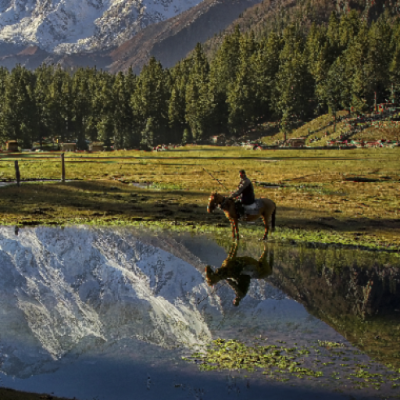
#> input picture data/div_000005.png, 400 x 400 px
$ python image_patchify.py
#> lines starting #> are read from the running program, lines starting #| are printed output that depends on the picture; after the words box and inside, x2 and y2 are one past the last pixel; in counts of white or black regions, pixels touching at a corner belong together
import numpy as np
import cv2
import matplotlib.pyplot as plt

def pad_image(image, padding_size, borderType=cv2.BORDER_REFLECT_101):
    """Symmetrically pad image according to specified padding size."""
    padded_image = cv2.copyMakeBorder(
        image,
        top=padding_size,
        bottom=padding_size,
        left=padding_size,
        right=padding_size,
        borderType=borderType
    )
    return padded_image

def create_blending_mask(patch_size, blending_pad, padding_size):
    """Create a blending mask for smooth transitions near patch borders."""
    h, w = patch_size
    mask = np.ones((h, w), dtype=np.float32)

    if blending_pad > 0:
        ramp = np.linspace(0, 1, blending_pad)
        # Top
        mask[:blending_pad, :] *= ramp[:, None]
        # Bottom
        mask[-blending_pad:, :] *= ramp[::-1, None]
        # Left
        mask[:, :blending_pad] *= ramp[None, :]
        # Right
        mask[:, -blending_pad:] *= ramp[None, ::-1]

    mask = pad_image(mask, padding_size, cv2.BORDER_CONSTANT)

    return mask

def split_image_into_patches(image, patch_size=(256, 256), stride=128, padding_size=32, blending_pad=32):
    """
    Split image into overlapping patches with blending masks and adjustable padding.
    """
    padded_image = pad_image(image, padding_size)

    img_h, img_w = padded_image.shape[:2]
    patch_h, patch_w = patch_size
    patch_h = patch_h + padding_size * 2
    patch_w = patch_w + padding_size * 2
    patches = []
    masks = []
    positions = []

    blending_mask = create_blending_mask(patch_size, blending_pad, padding_size)

    for y in range(0, img_h - patch_h + 1 + 2 * padding_size, stride):
        for x in range(0, img_w - patch_w + 1 + 2 * padding_size, stride):
            patch = padded_image[y:y + patch_h, x:x + patch_w]
            patches.append(patch)
            masks.append(blending_mask)
            # Position relative to the original (non-padded) image
            orig_x = x - padding_size + patch_w // 2
            orig_y = y - padding_size + patch_h // 2
            positions.append((orig_x, orig_y))

    return patches, masks, positions

def visualize_patches(image, patches, masks, positions, patch_size, stride, padding_size):
    """Visualize original image, patch positions, and ALL patches."""
    import math
    # ==========================
    # Now plot ALL patches nicely
    # ==========================
    num_patches = len(patches)
    cols = 6  # Number of columns you want (adjustable)
    rows = math.ceil(num_patches / cols)

    fig, axes = plt.subplots(rows, cols, figsize=(3 * cols, 3 * rows))

    if rows == 1:
        axes = np.expand_dims(axes, axis=0)  # make sure axes is 2D

    for idx, patch in enumerate(patches):
        r = idx // cols
        c = idx % cols
        axes[r, c].imshow(patch)
        axes[r, c].set_title(f"{positions[idx][0]} {positions[idx][1]}")

    # Hide any unused subplots
    for i in range(num_patches, rows * cols):
        r = i // cols
        c = i % cols

    plt.tight_layout()


    # (Optional) show a blending mask separately
    plt.figure(figsize=(4, 4))
    plt.imshow(masks[0], cmap='gray')
    plt.title('Sample Blending Mask')
    plt.show()

def merge_patches(patches, masks, positions, image_size, patch_size=(256, 256), padding_size=32):
    """
    Merge patches back into a full image using blending masks.

    Args:
        patches (list of np.ndarray): List of image patches.
        masks (list of np.ndarray): List of blending masks.
        positions (list of (x, y)): List of patch centers relative to original (unpadded) image.
        image_size (tuple): (height, width) of the original image (before padding).
        patch_size (tuple): (height, width) of the patch (without padding).
        padding_size (int): Size of padding used when extracting patches.

    Returns:
        merged_image (np.ndarray): The reconstructed full image.
    """
    img_h, img_w = image_size
    out_h = img_h + 2 * padding_size
    out_w = img_w + 2 * padding_size
    patch_h, patch_w = patch_size
    patch_h = patch_h + padding_size * 2
    patch_w = patch_w + padding_size * 2

    # Initialize accumulation arrays
    merged_image = np.zeros((out_h, out_w, patches[0].shape[2]), dtype=np.float32)
    weight_sum = np.zeros((out_h, out_w, 1), dtype=np.float32)

    for patch, mask, (center_x, center_y) in zip(patches, masks, positions):
        # Recover the top-left corner of patch (relative to padded image)
        top_left_x = center_x - patch_w // 2 + padding_size
        top_left_y = center_y - patch_h // 2 + padding_size

        # Add patch weighted by mask
        merged_image[top_left_y:top_left_y+patch_h, top_left_x:top_left_x+patch_w] += patch * mask[..., None]
        weight_sum[top_left_y:top_left_y+patch_h, top_left_x:top_left_x+patch_w] += mask[..., None]

    # Avoid division by zero
    weight_sum = np.clip(weight_sum, 1e-6, None)
    merged_image /= weight_sum

    # Remove padding to get back to original image size
    merged_image = merged_image[padding_size:padding_size+img_h, padding_size:padding_size+img_w]
    merged_image = merged_image.astype(np.uint8)

    return merged_image


# Example usage
if __name__ == "__main__":
    # Load an image
    img = cv2.imread('./data/div_000005.png')  # Replace with your image path
#> img is the input picture: shape (400, 400, 3); mean B, G, R 65.6, 80.9, 82.3
    img = cv2.cvtColor(img, cv2.COLOR_BGR2RGB)
    image_size = [512, 512]
    img = cv2.resize(img, image_size)
#> img: shape (512, 512, 3)

    # Parameters
    patch_size = [256] * 2
    stride = patch_size[0] // 2
    padding_size = 32   # independent padding size
    blending_pad = patch_size[0] // 2   # blending area size

    patches, masks, positions = split_image_into_patches(img, patch_size, stride, padding_size, blending_pad)
#> in pad_image, `padded_image = cv2.copyMakeBorder( image, top=padding_size, bottom=pad..`:
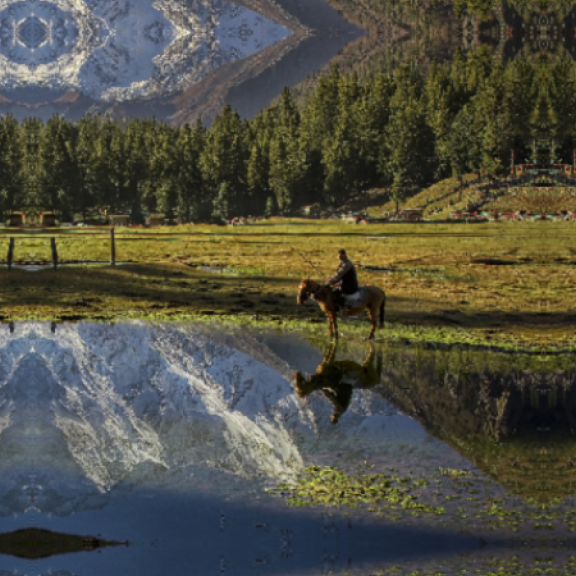
#> padded_image: shape (576, 576, 3); mean R, G, B 79.8, 79.3, 66.6
#> after the loop in split_image_into_patches, `for y in range(0, img_h - patch_h + 1 + 2 * padding_size, stride):`: masks = 9 items; positions = [(128, 128), (256, 128), (384, 128), (128, 256), (256, 256), (384, 256), (128, 384), (256, 384), (384, 384)]
#> patches = 9 items; masks = 9 items

    print(f"Number of patches: {len(patches)}")
#| Number of patches: 9
    print(f"First patch position (relative to original image): {positions[0]}")
#| First patch position (relative to original image): (128, 128)
    print(f"Patch size: {patches[0].shape}, Mask size: {masks[0].shape}")
#| Patch size: (320, 320, 3), Mask size: (320, 320)

    merged_image = merge_patches(patches, masks, positions, image_size, patch_size, padding_size)
#> the loop in merge_patches, `for patch, mask, (center_x, center_y) in zip(patches, masks, positions):` made 9 passes
#> (center_x, center_y, top_left_x, top_left_y) on passes 1 to 9: (128, 128, 0, 0), (256, 128, 128, 0), (384, 128, 256, 0), (128, 256, 0, 128), (256, 256, 128, 128), (384, 256, 256, 128), (128, 384, 0, 256), (256, 384, 128, 256), (384, 384, 256, 256)
#> after the loop in merge_patches, `for patch, mask, (center_x, center_y) in zip(patches, masks, positions):`:
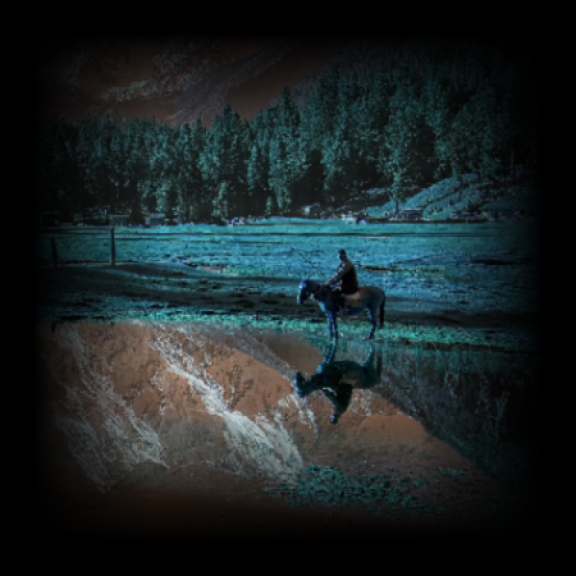
#> merged_image: shape (576, 576, 3) float32; mean of channels 0, 1, 2 37.9, 36.6, 27.6; drawn as B, G, R
#> after the loop in merge_patches, `for patch, mask, (center_x, center_y) in zip(patches, masks, positions):`:
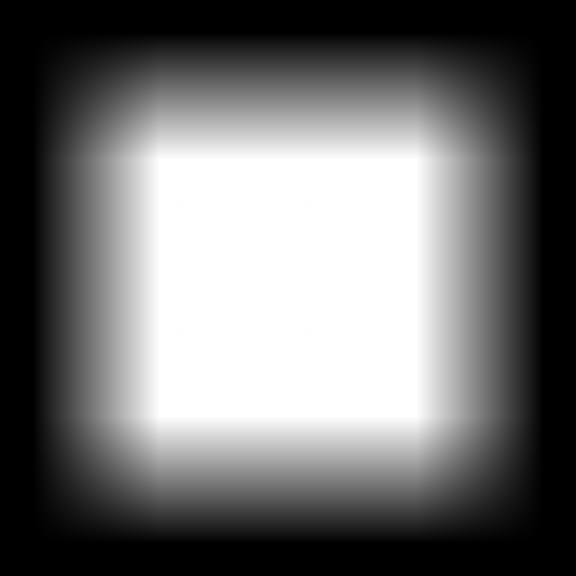
#> weight_sum: shape (576, 576, 1) float32; min 0, max 1, mean 0.444
#> in merge_patches, `merged_image /= weight_sum`:
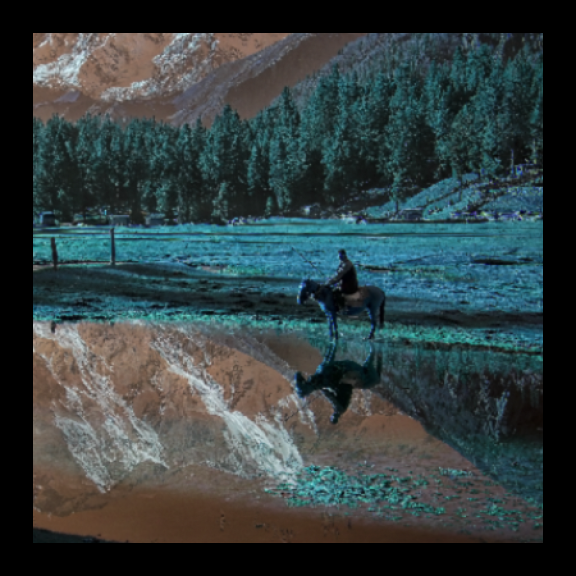
#> merged_image: shape (576, 576, 3) float32; mean of channels 0, 1, 2 64.5, 63.4, 51.3; drawn as B, G, R
#> in merge_patches, `merged_image = merged_image[padding_size:padding_size+img_h, padding_s..`:
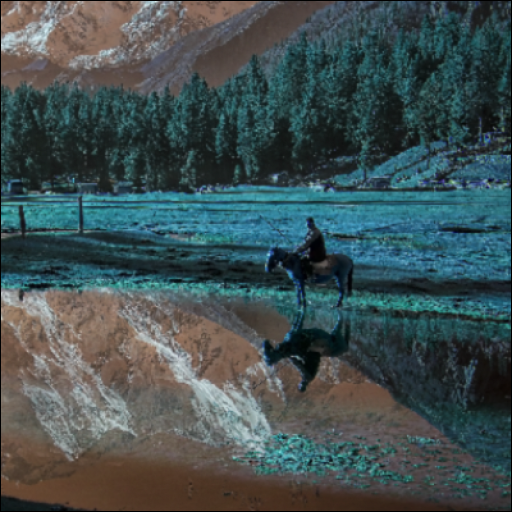
#> merged_image: shape (512, 512, 3) float32; mean of channels 0, 1, 2 81.6, 80.3, 65; drawn as B, G, R

    # Visualization
    visualize_patches(img, patches, masks, positions, patch_size, stride, padding_size)
#> in visualize_patches, `num_patches = len(patches)`: num_patches = 9
#> in visualize_patches, `rows = math.ceil(num_patches / cols)`: rows = 2
#> the loop in visualize_patches, `for idx, patch in enumerate(patches):` made 9 passes
#> (r, c) on passes 1 to 9: (0, 0), (0, 1), (0, 2), (0, 3), (0, 4), (0, 5), (1, 0), (1, 1), (1, 2)
#> in visualize_patches, `plt.show()`:
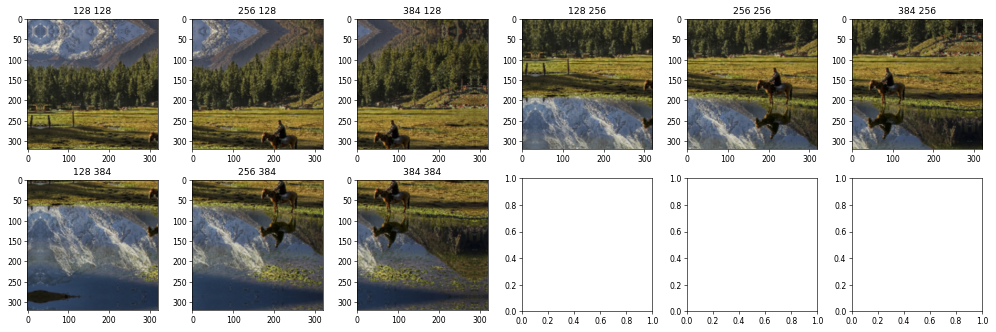
#> figure drawn by matplotlib, 9 panels
#> in visualize_patches, `plt.show()`:
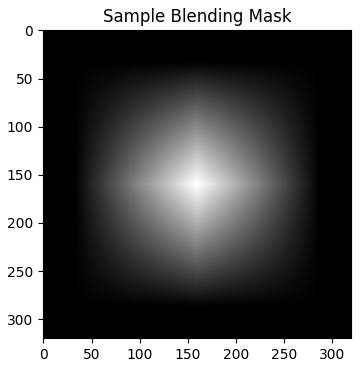
#> figure drawn by matplotlib, 1 panel
    # (Optional) show a blending mask separately
    plt.figure(figsize=(4, 4))
    plt.imshow(merged_image)
    plt.title('Merged image')
    plt.show()

$ run again, with data/div_0.png copied over data/div_000005.png
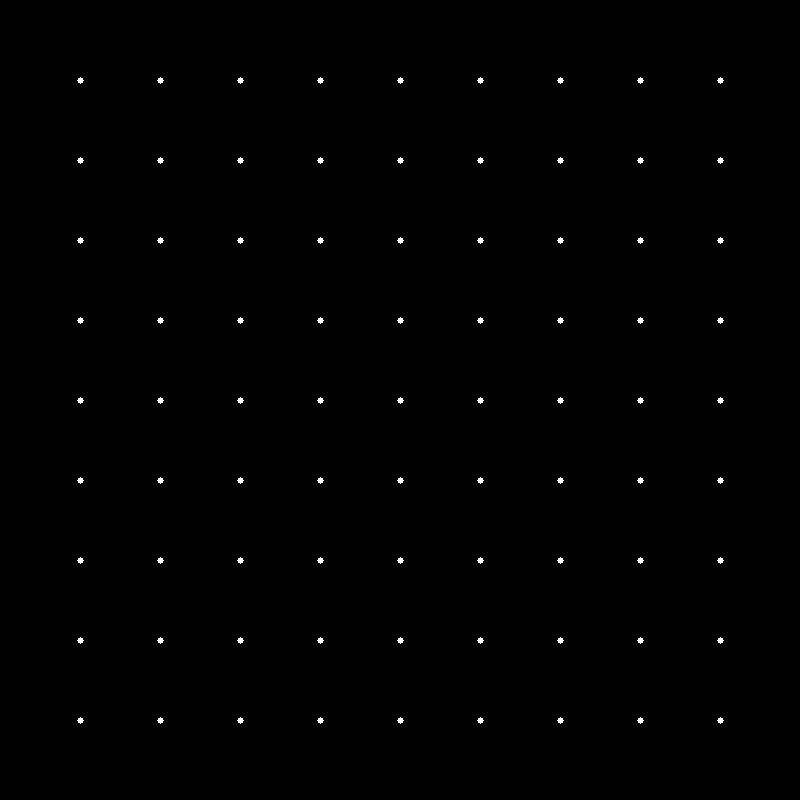
#> input picture data/div_0.png, 800 x 800 px
#> img is the input picture: shape (800, 800, 3); 0.37% white; 81 white regions, largest, box (x1, y1, x2, y2) and area: (77, 77, 84, 84) 29, (157, 77, 164, 84) 29, (237, 77, 244, 84) 29
#> img: shape (512, 512, 3)
#> after the loop in split_image_into_patches, `for y in range(0, img_h - patch_h + 1 + 2 * padding_size, stride):`: masks = 9 items; positions = [(128, 128), (256, 128), (384, 128), (128, 256), (256, 256), (384, 256), (128, 384), (256, 384), (384, 384)]
#> `patches, masks, positions = split_image_into_patches(img, patch_size, ..`: patches = 9 items
#| Number of patches: 9
#| First patch position (relative to original image): (128, 128)
#| Patch size: (320, 320, 3), Mask size: (320, 320)
#> the loop in merge_patches, `for patch, mask, (center_x, center_y) in zip(patches, masks, positions):` made 9 passes
#> (center_x, center_y, top_left_x, top_left_y) on passes 1 to 8: (128, 128, 0, 0), (256, 128, 128, 0), (384, 128, 256, 0), (128, 256, 0, 128), (256, 256, 128, 128), (384, 256, 256, 128), (128, 384, 0, 256), (256, 384, 128, 256)
#> in merge_patches, `merged_image /= weight_sum`:
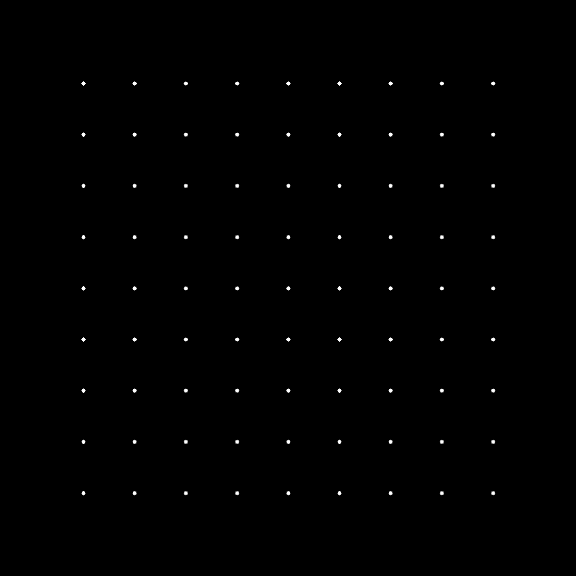
#> merged_image: shape (576, 576, 3) float32; min 0, max 255, mean 0.7; drawn with min black and max white
#> num_patches = 9
#> rows = 2
#> the loop in visualize_patches, `for idx, patch in enumerate(patches):` made 9 passes
#> (r, c) on passes 1 to 8: (0, 0), (0, 1), (0, 2), (0, 3), (0, 4), (0, 5), (1, 0), (1, 1)

$ run again, with data/div_000000.png copied over data/div_000005.png
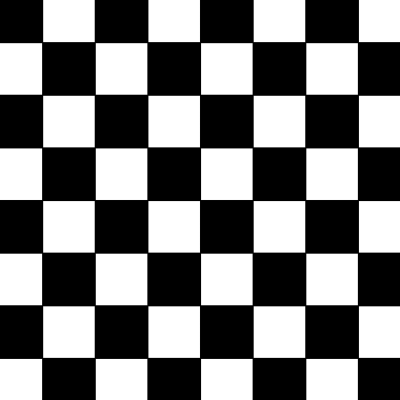
#> input picture data/div_000000.png, 400 x 400 px
#> img is the input picture: shape (400, 400, 3); min 0, max 255, mean 122.8
#> img: shape (512, 512, 3)
#> in pad_image, `padded_image = cv2.copyMakeBorder( image, top=padding_size, bottom=pad..`:
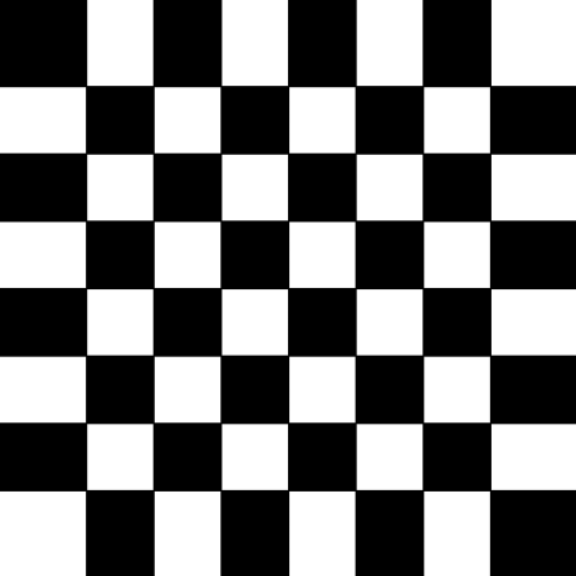
#> padded_image: shape (576, 576, 3); min 0, max 255, mean 123.3
#> after the loop in split_image_into_patches, `for y in range(0, img_h - patch_h + 1 + 2 * padding_size, stride):`: masks = 9 items; positions = [(128, 128), (256, 128), (384, 128), (128, 256), (256, 256), (384, 256), (128, 384), (256, 384), (384, 384)]
#> `patches, masks, positions = split_image_into_patches(img, patch_size, ..`: patches = 9 items
#| Number of patches: 9
#| First patch position (relative to original image): (128, 128)
#| Patch size: (320, 320, 3), Mask size: (320, 320)
#> the loop in merge_patches, `for patch, mask, (center_x, center_y) in zip(patches, masks, positions):` made 9 passes
#> (center_x, center_y, top_left_x, top_left_y) on passes 1 to 8: (128, 128, 0, 0), (256, 128, 128, 0), (384, 128, 256, 0), (128, 256, 0, 128), (256, 256, 128, 128), (384, 256, 256, 128), (128, 384, 0, 256), (256, 384, 128, 256)
#> in merge_patches, `merged_image /= weight_sum`:
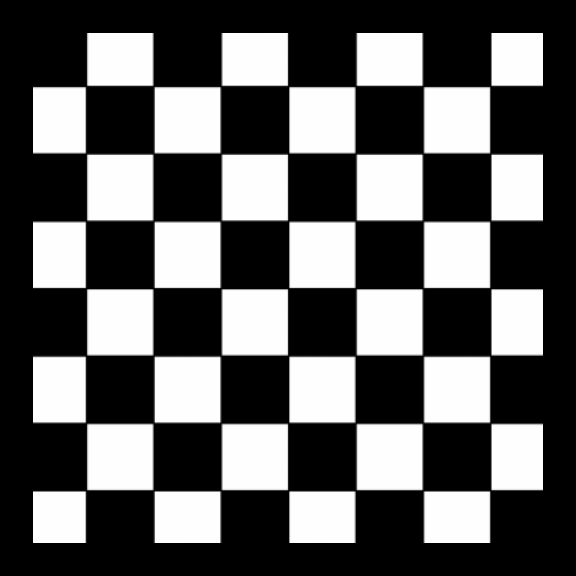
#> merged_image: shape (576, 576, 3) float32; min 0, max 255, mean 96.3; drawn with min black and max white
#> num_patches = 9
#> rows = 2
#> the loop in visualize_patches, `for idx, patch in enumerate(patches):` made 9 passes
#> (r, c) on passes 1 to 8: (0, 0), (0, 1), (0, 2), (0, 3), (0, 4), (0, 5), (1, 0), (1, 1)

$ run again, with data/div_000002.png copied over data/div_000005.png
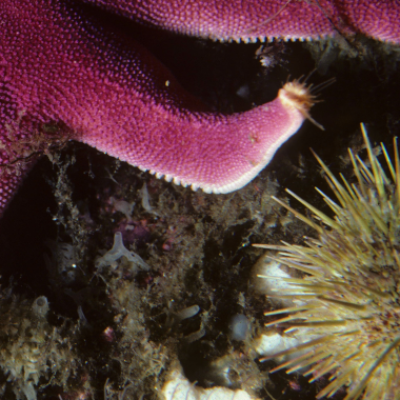
#> input picture data/div_000002.png, 400 x 400 px
#> img is the input picture: shape (400, 400, 3); mean B, G, R 53.7, 57.5, 84.6
#> in pad_image, `padded_image = cv2.copyMakeBorder( image, top=padding_size, bottom=pad..`:
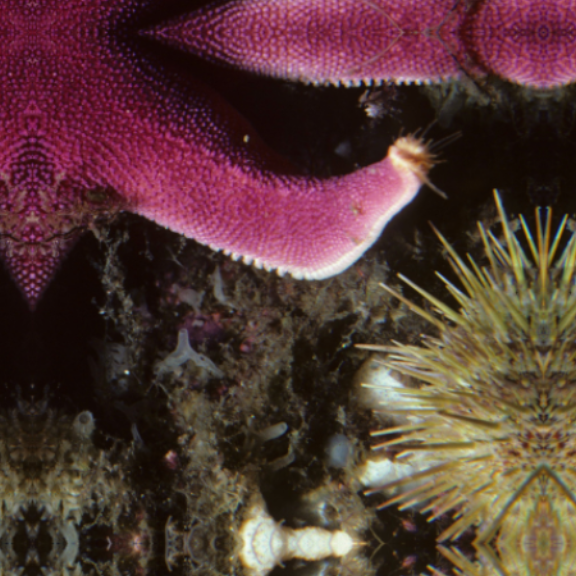
#> padded_image: shape (576, 576, 3); mean R, G, B 85.8, 57.4, 53.8
#> after the loop in split_image_into_patches, `for y in range(0, img_h - patch_h + 1 + 2 * padding_size, stride):`: masks = 9 items; positions = [(128, 128), (256, 128), (384, 128), (128, 256), (256, 256), (384, 256), (128, 384), (256, 384), (384, 384)]
#> `patches, masks, positions = split_image_into_patches(img, patch_size, ..`: patches = 9 items
#| Number of patches: 9
#| First patch position (relative to original image): (128, 128)
#| Patch size: (320, 320, 3), Mask size: (320, 320)
#> the loop in merge_patches, `for patch, mask, (center_x, center_y) in zip(patches, masks, positions):` made 9 passes
#> (center_x, center_y, top_left_x, top_left_y) on passes 1 to 8: (128, 128, 0, 0), (256, 128, 128, 0), (384, 128, 256, 0), (128, 256, 0, 128), (256, 256, 128, 128), (384, 256, 256, 128), (128, 384, 0, 256), (256, 384, 128, 256)
#> in merge_patches, `merged_image = merged_image[padding_size:padding_size+img_h, padding_s..`:
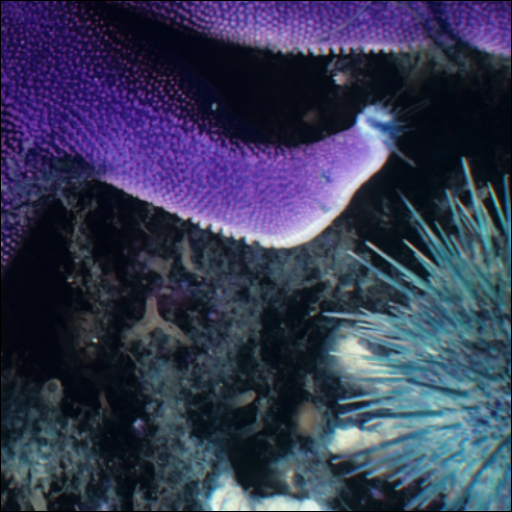
#> merged_image: shape (512, 512, 3) float32; mean of channels 0, 1, 2 83.7, 57, 53.1; drawn as B, G, R
#> num_patches = 9
#> rows = 2
#> the loop in visualize_patches, `for idx, patch in enumerate(patches):` made 9 passes
#> (r, c) on passes 1 to 8: (0, 0), (0, 1), (0, 2), (0, 3), (0, 4), (0, 5), (1, 0), (1, 1)
